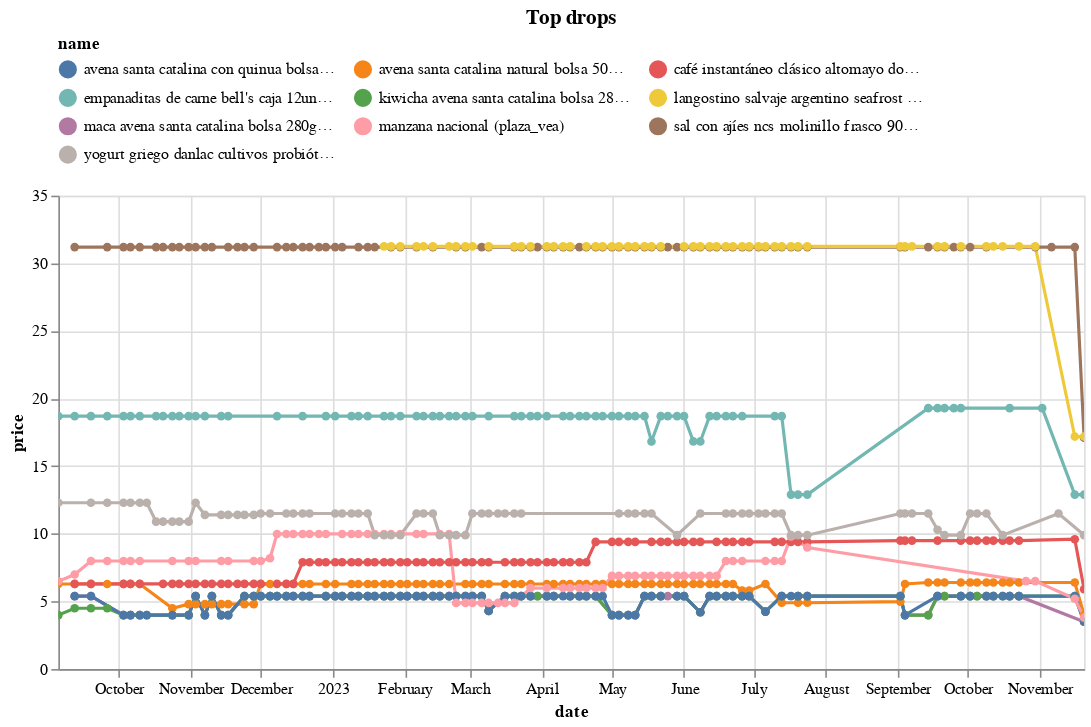

The notebook cell saved with this chart:
### Code cell
(top_changes
 .sort_values('change')
 .head(10)
 .pipe(plot_changes, 'Top drops')
)

### Figure 1 — Vega-Lite specification as saved in the notebook (floating-point values rounded to 4 significant figures; data arrays with more than 128 entries replaced by an {"elided": "..."} marker saying what was removed)
{"config": {"view": {"continuousWidth": 300, "continuousHeight": 300}, "legend": {"columns": 3, "orient": "top"}}, "data": {"name": "data-20f43f61f7e6d4aeb2dadb53b6d92f80"}, "mark": {"type": "line", "point": true}, "encoding": {"color": {"field": "name", "scale": {"domain": ["avena santa catalina con quinua bolsa 280g (plaza_vea)", "avena santa catalina natural bolsa 500g (plaza_vea)", "café instantáneo clásico altomayo doypack 45g (plaza_vea)", "empanaditas de carne bell's caja 12un (plaza_vea)", "kiwicha avena santa catalina bolsa 280g (plaza_vea)", "langostino salvaje argentino seafrost bandeja 300g (plaza_vea)", "maca avena santa catalina bolsa 280g (plaza_vea)", "manzana nacional (plaza_vea)", "sal con ajíes ncs molinillo frasco 90g (plaza_vea)", "yogurt griego danlac cultivos probióticos frasco 420g (plaza_vea)"]}, "type": "nominal"}, "tooltip": [{"field": "name", "type": "nominal"}, {"field": "price", "type": "quantitative"}, {"field": "last_price", "type": "quantitative"}], "x": {"field": "date", "type": "temporal"}, "y": {"field": "price", "type": "quantitative"}}, "params": [{"name": "param_3", "select": {"type": "point", "fields": ["name"]}, "bind": "legend"}, {"name": "param_4", "select": {"type": "interval", "encodings": ["x", "y"]}, "bind": "scales"}], "title": "Top drops", "transform": [{"filter": {"param": "param_3"}}], "width": 650, "$schema": "https://vega.github.io/schema/vega-lite/v5.15.1.json", "datasets": {"data-20f43f61f7e6d4aeb2dadb53b6d92f80": {"elided": "824 records"}}}
